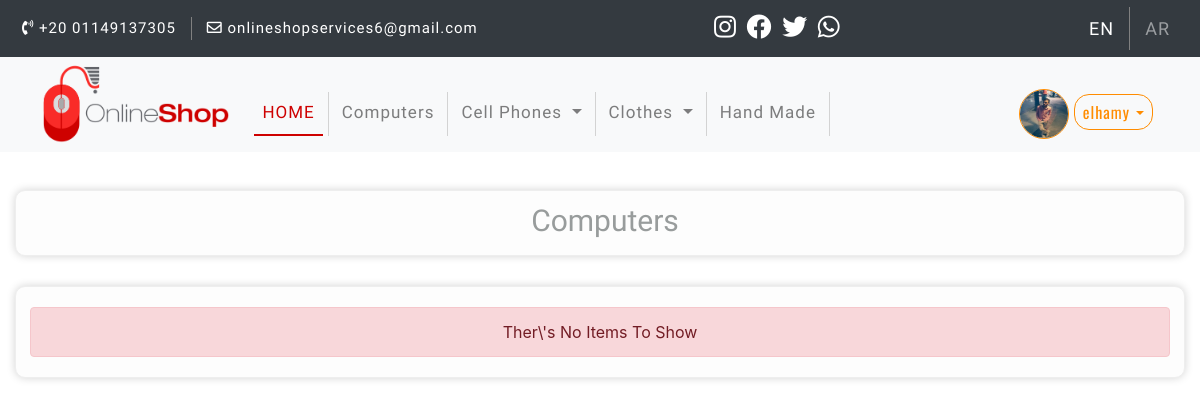
Screenshot of /categories.php?catid=12 (signed in) with the database file from the repository.
### tables this page shows
CREATE TABLE `categories` (
  `ID` int(11) NOT NULL,
  `Name` varchar(255) NOT NULL,
  `Description` text NOT NULL,
  `Ordering` int(11) DEFAULT NULL,
  `parent` int(11) NOT NULL,
  `Visibility` tinyint(4) NOT NULL DEFAULT 0,
  `Allow_Ads` tinyint(4) NOT NULL DEFAULT 0,
  `Allow_Comment` tinyint(4) NOT NULL DEFAULT 0
);

CREATE TABLE `users` (
  `UserID` int(11) NOT NULL,
  `Username` varchar(255) NOT NULL COMMENT 'Username To Login',
  `password` varchar(255) NOT NULL,
  `Email` varchar(255) NOT NULL,
  `FullName` varchar(255) NOT NULL,
  `GroupID` int(11) NOT NULL DEFAULT 0 COMMENT 'Identify User Group',
  `TrustStatus` int(11) NOT NULL DEFAULT 0 COMMENT 'Seller Rank',
  `RegStatus` int(11) NOT NULL DEFAULT 0 COMMENT 'User Approval',
  `Date` date NOT NULL,
  `user_Avatar` varchar(255) NOT NULL
);

### init.php (called while the page is built, shortened)
<?php
include "admin/db_connect.php";
$sessionUser = '';
if(isset($_SESSION['user']))
{
    $sessionUser = $_SESSION['user'];
}
$func = 'includes/functions/';
$tpl = 'includes/templates/';
$css = 'layout/css/';
include $func."functions.php";
include $tpl."header.php";

### includes/functions/functions.php (called while the page is built, shortened)
<?php
function getAllFrom($field , $table, $join,  $on, $where = NULL, $and = NULL, $orderField, $ordering = "DESC" , $limit = NULL)
{
    global $connection;
    $getAll = $connection ->prepare("SELECT $field FROM $table $join  $on  $where  $and  ORDER BY $orderField $ordering $limit ");
    $getAll->execute();
    $all = $getAll->fetchAll();
    return $all;
}
function checkStatus($field,$table, $where,$value)
{
    global $connection;
    $stmt = $connection ->prepare("SELECT
                                        $field
                                    FROM
                                        $table
                                    Where
                                        $where =?
                                ");
    $stmt ->execute(array($value));
    $status = $stmt ->fetch();
    return $status[$field];
}

### categories.php (the view, shortened to what this page needs)
<?php
    include "init.php";
?>
    <div class="container pt-2">
        <?php if( isset($_GET['catid']) && is_numeric($_GET['catid']) ) { ?>
            <?php if(checkStatus('Visibility','categories', 'ID',$_GET['catid']) == 0){?>
                <div class="page-header">
                    <h1 class="text-center">
                        <?php
                            $catid = intval($_GET['catid']);
                            $getCategory = $connection ->prepare("SELECT `Name` FROM categories WHERE ID = ?");
                            $getCategory ->execute(array($catid));
                            $category = $getCategory ->fetch();
                            echo $category['Name'];
                        ?>
                    </h1>
                </div>
                <?php
                    echo "<div class='public-bg'>";
                            $items = getAllFrom('*' , 'items', '', '', 'WHERE Cat_ID ='. $catid.'', 'AND Approve = 1', 'Item_ID');
                            if(! empty($items))
                            {
                                echo "<div class='row'>";
                                    foreach($items as $item)
                                    {?>
                                        <div class="col-lg-3 col-md-4 col-sm-6">
                                            <div class="card item-box mt-2">
                                                    <span class="price-tag"><?php echo $item['Price']; ?></span>
                                                    <?php
                                                        if(empty($item['Image']))
                                                        {
                                                            echo "<img class='img-thumbnail' src='admin/uploads/products/add.jpg' alt ='Item Image'/>";
                                                        }
                                                        else
                                                        {
                                                            echo "<img class='img-thumbnail' src= 'admin/uploads/products/".$item['Image']."' alt='Item Image'>";
                                                        }
                                                    ?>
                                                    <div class="card-body pt-2">
                                                        <div <?php if(isset($_SESSION['user'])) { echo 'id="rating-list" data-itemid="'.$item["Item_ID"].'"';}?> class='item-rating float-left'>
                                                            <?php
                                                                $rate = getRate($item["Item_ID"]);
                                                                for ($count =1 ; $count <=5 ; $count++)
                                                                {
                                                                    if($count <= $rate )
                                                                    {
                                                                        echo '<span class="rating-color" data-index="'.$count.'"><i class="far fa-star"></i></span>';
                                                                    }
                                                                    else
                                                                    {
                                                                        echo '<span data-index="'.$count.'"><i class="far fa-star"></i></span>';
                                                                    }
                                                                }
                                                            ?>
                                                        </div>
                                                        <div class="item-date"><?php echo $item['Add_Date']; ?></div>
                                                        <h3 class="card-title my-1"><a href="items.php?itemid=<?php echo $item['Item_ID'];?>"><?php echo $item['Name']; ?></a></h3>
                                                        <p class="card-text"><?php echo $item['Description']; ?></p>
                                                        <span class='readMore-btn badge badge-danger'>Read More</span>
                                                    </div>
                                            </div>
                                        </div>
                                <?php }
                                echo "</div>";
                            }
                            else
                            {
                                echo "<div class='alert alert-danger text-center mb-0'>Ther\'s No Items To Show</div>";
                            }
                    echo "</div>";
                ?>
            <?php }else {echo "<div class='alert alert-danger text-center mb-0'>This Category Is Hidden</div>";}?>
        <?php
            }
            else
                { ?>
                    <div class="page-header">
                        <div class='alert alert-danger text-center mb-0'>Ther\'s No Category To Show</div>
                    </div>
            <?php }
        ?>
    </div>
<?php
    include $tpl."footer.php";
?>

### includes/templates/header.php (shortened to what this page needs)
<!DOCTYPE html>
<html lang="en">
<head>
    <link rel="stylesheet" href="<?php echo $css; ?>bootstrap.min.css">
    <link rel="stylesheet" href="<?php echo $css; ?>all.min.css">
    <link rel="stylesheet" href="<?php echo $css; ?>bootstrap-select.min.css">
    <link rel="stylesheet" href="<?php echo $css; ?>bootstrap-tokenfield.min.css">
    <link rel="stylesheet" href="<?php echo $css; ?>sweetalert2.min.css">
    <link rel="stylesheet" href="<?php echo $css; ?>user.css">
</head>
<body>
 <div class="navbar navbar-expand-lg navbar-dark bg-dark upper-bar">
    <div class="container">
        <div class="collapse navbar-collapse upper-bar-connect">
            <ul class="navbar-nav mr-auto">
                <li class="nav-item text-white phone">
                    <i class="fas fa-phone-volume"></i>
                        +20 01149137305
                </li>
                <li class="nav-item text-white email">
                    <i class="far fa-envelope"></i>
                    onlineshopservices6@gmail.com
                </li>
            </ul>
        </div>
        <div class="navbar-brand mx-auto upper-bar-icon">
            <a class="insta" href="https://www.instagram.com/elhamy_hakiem/" target="_blank">
                <i class="fab fa-instagram"></i>
            </a>
            <a class="facebook" href="https://www.facebook.com/elhamy.hakiem.96/" target="_blank">
            <i class="fab fa-facebook"></i>
            </a>
            <a class="twitter" href="https://twitter.com/elhamy_hakiem" target="_blank">
                <i class="fab fa-twitter "></i>
            </a>
            <a class="whatsapp" href="https://api.whatsapp.com/send?phone=+201149137305" target="_blank">
                <i class="fab fa-whatsapp "></i>
            </a>
        </div>
        <div class="collapse navbar-collapse upper-bar-language">
            <ul class="navbar-nav ml-auto">
                <li class="nav-item active">
                    <a class="nav-link english" href="">EN <span class="sr-only">(current)</span></a>
                </li>
                <li class="nav-item">
                    <a class="nav-link arabic" href="">AR <span class="sr-only">(current)</span></a>
                </li>
            </ul>
        </div>
    </div>
</div>
<section class="nav2">
    <nav class="navbar navbar-expand-lg navbar-light bg-light">
        <div class="container-fluid">
            <a class="navbar-brand" href="index.php"><img class='img-fluid' src="layout/images/logo4.png" alt=""></a>
            <div class="collapse navbar-collapse" id="app-nav">
                <ul class="navbar-nav mr-auto">
                    <li class='nav-item'><a class='nav-link active-link' href='index.php'>HOME <span class='sr-only'>(current)</span></a></li>
                    <?php
                        $categories =getAllFrom('*' , 'categories','','', 'WHERE parent = 0 ', 'AND Visibility = 0', 'ID', 'ASC' , 'LIMIT 6');
                        foreach($categories as $category )
                        {
                            $childCats =  getAllFrom('*' , 'categories', '',  '', 'WHERE parent = '.$category['ID'].'', 'AND Visibility = 0', 'ID');
                            if(empty($childCats))
                            {
                                echo "<li class='nav-item'>";
                                    echo '<a class="nav-link" href="categories.php?catid='.$category["ID"].'">'.$category["Name"] .'<span class="sr-only">(current)</span></a>';
                                echo "</li>";
                            }
                            else
                            { ?>
                                <li class='nav-item show-subCategory'>
                                    <div class="dropdown">
                                        <a href="#" class="nav-link dropdown-toggle" type="button" id="showSubCategory" data-toggle="dropdown" aria-haspopup="true" aria-expanded="false">
                                            <?php echo $category["Name"]; ?>
                                        </a>
                                    </div>
                               </li>
                      <?php }
                        }
                    ?>
                </ul>
                <?php
                    if(isset($_SESSION['user']))
                    {?>
                        <div class="nav-item dropdown avatar-menue">
                            <a class="nav-link dropdown-toggle" href="#" id="navbarDropdown" role="button" data-toggle="dropdown" aria-haspopup="true" aria-expanded="false">
                                <?php
                                    $getAvatar =  $connection ->prepare("SELECT `user_Avatar` FROM users WHERE `UserID` = ?");
                                    $getAvatar ->execute(array($_SESSION['userid']));
                                    $avatar = $getAvatar ->fetch();
                                    if(empty($avatar['user_Avatar']))
                                    {
                                        echo "<img class ='user-avatar' src='admin/uploads/avatars/mask.jpg' alt ='User Avatar'/>";
                                    }
                                    else
                                    {
                                        echo "<img class ='user-avatar' src= 'admin/uploads/avatars/".$avatar['user_Avatar']."' alt='User Avatar'>";
                                    }
                                ?>
                                <span><?php echo $sessionUser;?></span>
                            </a>
                        </div>
                    <?php }
                    else
                    {
                        echo "<a href='login.php' class='brn login'>Login / Signup</a>";
                    }
                ?>
            </div>
        </div>
    </nav>
</section>

### layout/css/user.css (style rules this page uses)
body { background-color: #fff; }
@media (min-width: 1200px) { .container, .container-lg, .container-md, .container-sm, .container-xl { max-width: 1330px !important; } }
.public-bg { background-color: #fdfdfd; border-radius: 10px; border: 1px solid #eee !important; box-shadow: 0px 0px 8px 0px #d4d4d4; padding: 20px 14px; margin-bottom: 20px; }
h1 { font-family: 'Chicle', cursive; font-size: 30px; color: #989c9c; }
.upper-bar { padding: 7px; }
.upper-bar .upper-bar-connect { font-size: 15px; font-family: 'Archivo Narrow', sans-serif; letter-spacing: 1px; }
.upper-bar .upper-bar-connect .phone { padding-right: 15px; border-right: 1px solid gray ; }
.upper-bar .upper-bar-connect .email { padding-left: 15px; }
.upper-bar .upper-bar-icon i { font-size: 25px; color:#fff; margin-right: 5px; }
.upper-bar .upper-bar-language { font-size: 18px; font-family: 'Archivo Narrow', sans-serif; letter-spacing: 1px; }
.upper-bar .upper-bar-language .english { padding-right: 15px; border-right: 1px solid gray ; }
.upper-bar .upper-bar-language .arabic { padding-left: 15px; }
.nav2 .bg-light { background-color: #f8f9fa!important; padding-top: 2px !important; padding-bottom: 5px !important; }
.nav2 .navbar-brand { padding-top: 0; padding-bottom: 0; }
.nav2 .navbar-brand .img-fluid { max-height: 80px !important; }
.nav2 .navbar-collapse { margin-top: 22px; }
.nav2 .navbar-collapse .navbar-nav .nav-item .active-link { color: #CE0100 ; border-bottom: 2px solid #CE0100 ; }
.nav2 .navbar-nav li { border-right: 1px solid lightgray; padding-right: 5px; padding-left: 5px; }
.nav2 .navbar-nav li .nav-link { font-family: 'Archivo Narrow', sans-serif; letter-spacing: 1px; font-size: 17px; }
.nav2 .avatar-menue .user-avatar { width: 50px; height: 50px; border-radius: 25px; border: 1px solid darkorange; }
.nav2 .avatar-menue .dropdown-toggle { color: darkorange; font-family: 'Oswald', sans-serif; letter-spacing: 1px; }
.nav2 .avatar-menue .dropdown-toggle::after { display:none; }
.nav2 .avatar-menue .dropdown-toggle span { border: 1px solid darkorange; padding: 5px 8px; border-radius: 15px; }
.nav2 .avatar-menue .dropdown-toggle span::after { display: inline-block; margin-left: 6px; vertical-align: .255em; content: ""; border-top: .3em solid; border-right: .3em solid transparent; border-bottom: 0; border-left: .3em solid transparent; }
.page-header { background-color: #fdfdfd; border: 1px solid #eee; border-radius: 10px; padding: 12px 20px 8px 30px; margin: 30px 0px 30px 0px; box-shadow: 0px 0px 8px 0px #d4d4d4; }

### rows the page displays
categories: Name "Computers"
categories: Name "Cell Phones"
categories: Name "Clothes"
categories: Name "Hand Made"
users: user_Avatar (picture)

### other values shown
$sessionUser "elhamy"
